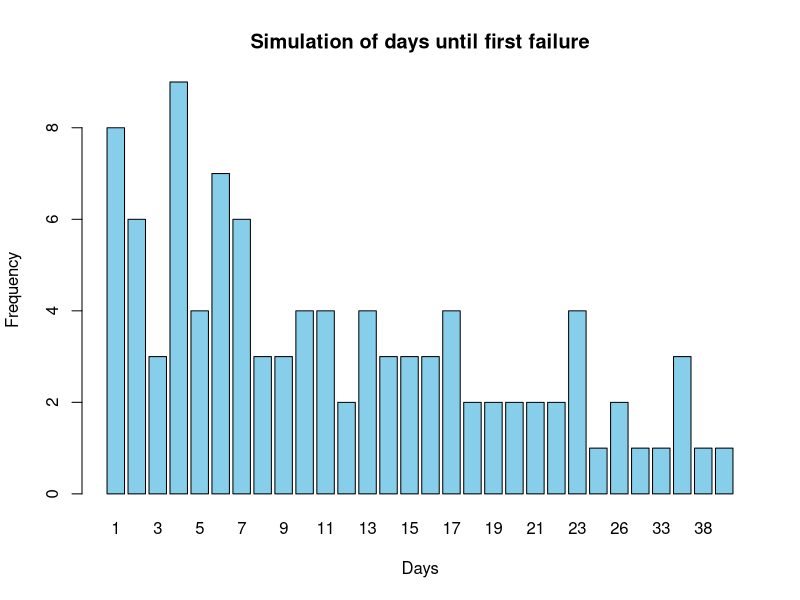
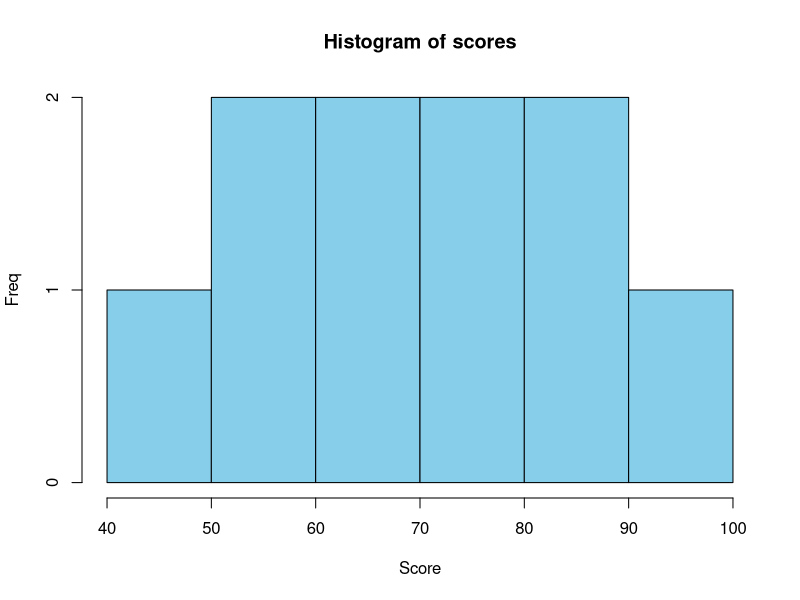

Source code (R) for these figures, in order:
p<-0.08
prob<-dgeom(5-1,p)
prob

prob_b<-pgeom(10-1,p)
prob_b

for(k in 1:200){
  if(pgeom(k-1,p)>=0.90){
    print(k)
    break
  }
}

sim_days<-rgeom(100,p)+1
barplot(table(sim_days),main="Simulation of days until first failure",xlab="Days",ylab="Frequency",col="skyblue")


population<-1:200
without_replacement<-sample(population,size=20,replace=FALSE)
with_replacement<-sample(population,size=20,replace=TRUE)

mean_without<-mean(without_replacement)
var_without<-var(without_replacement)
mean_without
var_without

mean_with<-mean(with_replacement)
var_with<-var(with_replacement)
mean_with
var_with

score<-c(45,60,72,88,91,55,67,73,84,69)
mean_val<-mean(score)
mean_val
med_val<-median(score)
med_val
std_val<-sd(score)
std_val
sorted_score<-sort(score)
sorted_score
summary(score)

freq_tab<-table(score)
freq_tab

mode_val<-names(sort(-table(score)))[1]
mode_val

hist(score,main="Histogram of scores",xlab="Score",ylab="Freq",col="skyblue",border="black")


f<-function(x,mu,beta){
  exp(-(x-mu)/beta)/(1+exp(-(x-mu)/beta))^2
}
int<-integrate(function(x) f(x,0,2),0,Inf)
int$value

int2<-integrate(function(x) f(x,0,4),0,Inf)
int2$value


r_func<-function(mu,beta,r){
  int<-function(x){
    int=(x^r)*f(x,mu,beta)
    int
  }
  moment<-integrate(int,0,Inf)$value
  moment
}

m1<-r_func(0,2,1)
m1

m2<-r_func(0,2,2)
m2

std_dev<-sqrt(m2-m1^2)
std_dev
